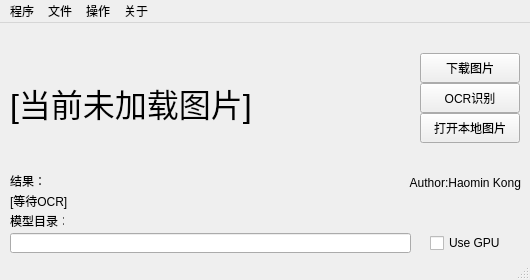
<?xml version="1.0" encoding="UTF-8"?>
<ui version="4.0">
 <class>MainWindow</class>
 <widget class="QMainWindow" name="MainWindow">
  <property name="geometry">
   <rect>
    <x>0</x>
    <y>0</y>
    <width>530</width>
    <height>280</height>
   </rect>
  </property>
  <property name="windowTitle">
   <string>上海海事大学统一认证平台验证码OCR Demo QT</string>
  </property>
  <widget class="QWidget" name="centralwidget">
   <widget class="QLabel" name="label_Result">
    <property name="geometry">
     <rect>
      <x>10</x>
      <y>170</y>
      <width>331</width>
      <height>16</height>
     </rect>
    </property>
    <property name="text">
     <string>[等待OCR]</string>
    </property>
   </widget>
   <widget class="QLabel" name="label_Author">
    <property name="geometry">
     <rect>
      <x>380</x>
      <y>150</y>
      <width>141</width>
      <height>20</height>
     </rect>
    </property>
    <property name="layoutDirection">
     <enum>Qt::LeftToRight</enum>
    </property>
    <property name="text">
     <string>Author:Haomin Kong</string>
    </property>
    <property name="alignment">
     <set>Qt::AlignRight|Qt::AlignTrailing|Qt::AlignVCenter</set>
    </property>
   </widget>
   <widget class="QLabel" name="label_ImageView">
    <property name="geometry">
     <rect>
      <x>10</x>
      <y>10</y>
      <width>400</width>
      <height>140</height>
     </rect>
    </property>
    <property name="font">
     <font>
      <pointsize>24</pointsize>
     </font>
    </property>
    <property name="text">
     <string>[当前未加载图片]</string>
    </property>
   </widget>
   <widget class="QPushButton" name="pushButton_DownloadUrl">
    <property name="geometry">
     <rect>
      <x>420</x>
      <y>30</y>
      <width>100</width>
      <height>30</height>
     </rect>
    </property>
    <property name="sizePolicy">
     <sizepolicy hsizetype="Fixed" vsizetype="Fixed">
      <horstretch>0</horstretch>
      <verstretch>0</verstretch>
     </sizepolicy>
    </property>
    <property name="text">
     <string>下载图片</string>
    </property>
   </widget>
   <widget class="QPushButton" name="pushButton_OpenLocal">
    <property name="geometry">
     <rect>
      <x>420</x>
      <y>90</y>
      <width>100</width>
      <height>30</height>
     </rect>
    </property>
    <property name="sizePolicy">
     <sizepolicy hsizetype="Fixed" vsizetype="Fixed">
      <horstretch>0</horstretch>
      <verstretch>0</verstretch>
     </sizepolicy>
    </property>
    <property name="text">
     <string>打开本地图片</string>
    </property>
   </widget>
   <widget class="QPushButton" name="pushButton_ocr">
    <property name="geometry">
     <rect>
      <x>420</x>
      <y>60</y>
      <width>100</width>
      <height>30</height>
     </rect>
    </property>
    <property name="sizePolicy">
     <sizepolicy hsizetype="Fixed" vsizetype="Fixed">
      <horstretch>0</horstretch>
      <verstretch>0</verstretch>
     </sizepolicy>
    </property>
    <property name="text">
     <string>OCR识别</string>
    </property>
   </widget>
   <widget class="QLabel" name="label">
    <property name="geometry">
     <rect>
      <x>10</x>
      <y>190</y>
      <width>54</width>
      <height>16</height>
     </rect>
    </property>
    <property name="text">
     <string>模型目录：</string>
    </property>
   </widget>
   <widget class="QLineEdit" name="lineEdit_CheckpointPath">
    <property name="geometry">
     <rect>
      <x>10</x>
      <y>210</y>
      <width>401</width>
      <height>20</height>
     </rect>
    </property>
   </widget>
   <widget class="QLabel" name="label_2">
    <property name="geometry">
     <rect>
      <x>10</x>
      <y>150</y>
      <width>54</width>
      <height>16</height>
     </rect>
    </property>
    <property name="text">
     <string>结果：</string>
    </property>
   </widget>
   <widget class="QCheckBox" name="checkBox_UseGpu">
    <property name="geometry">
     <rect>
      <x>430</x>
      <y>210</y>
      <width>77</width>
      <height>20</height>
     </rect>
    </property>
    <property name="text">
     <string>Use GPU</string>
    </property>
   </widget>
  </widget>
  <widget class="QMenuBar" name="menubar">
   <property name="geometry">
    <rect>
     <x>0</x>
     <y>0</y>
     <width>530</width>
     <height>23</height>
    </rect>
   </property>
   <widget class="QMenu" name="menu">
    <property name="title">
     <string>程序</string>
    </property>
    <addaction name="actionReleaseModel"/>
    <addaction name="actionExit"/>
   </widget>
   <widget class="QMenu" name="menu_2">
    <property name="title">
     <string>文件</string>
    </property>
    <addaction name="actionDownload_From_URL"/>
    <addaction name="actionOpenLocal"/>
   </widget>
   <widget class="QMenu" name="menu_3">
    <property name="title">
     <string>操作</string>
    </property>
    <addaction name="actionDoOCR"/>
   </widget>
   <widget class="QMenu" name="menu_4">
    <property name="title">
     <string>关于</string>
    </property>
    <addaction name="actionAbout"/>
   </widget>
   <addaction name="menu"/>
   <addaction name="menu_2"/>
   <addaction name="menu_3"/>
   <addaction name="menu_4"/>
  </widget>
  <widget class="QStatusBar" name="statusbar"/>
  <action name="actionAbout">
   <property name="text">
    <string>关于</string>
   </property>
  </action>
  <action name="actionReleaseModel">
   <property name="text">
    <string>释放模型</string>
   </property>
  </action>
  <action name="actionDownload_From_URL">
   <property name="text">
    <string>下载图片</string>
   </property>
  </action>
  <action name="actionOpenLocal">
   <property name="text">
    <string>打开本地图片</string>
   </property>
   <property name="iconText">
    <string>OpenLocal</string>
   </property>
   <property name="toolTip">
    <string>OpenLocal</string>
   </property>
  </action>
  <action name="actionDoOCR">
   <property name="text">
    <string>执行OCR</string>
   </property>
  </action>
  <action name="actionExit">
   <property name="text">
    <string>退出程序</string>
   </property>
  </action>
 </widget>
 <resources/>
 <connections/>
</ui>
